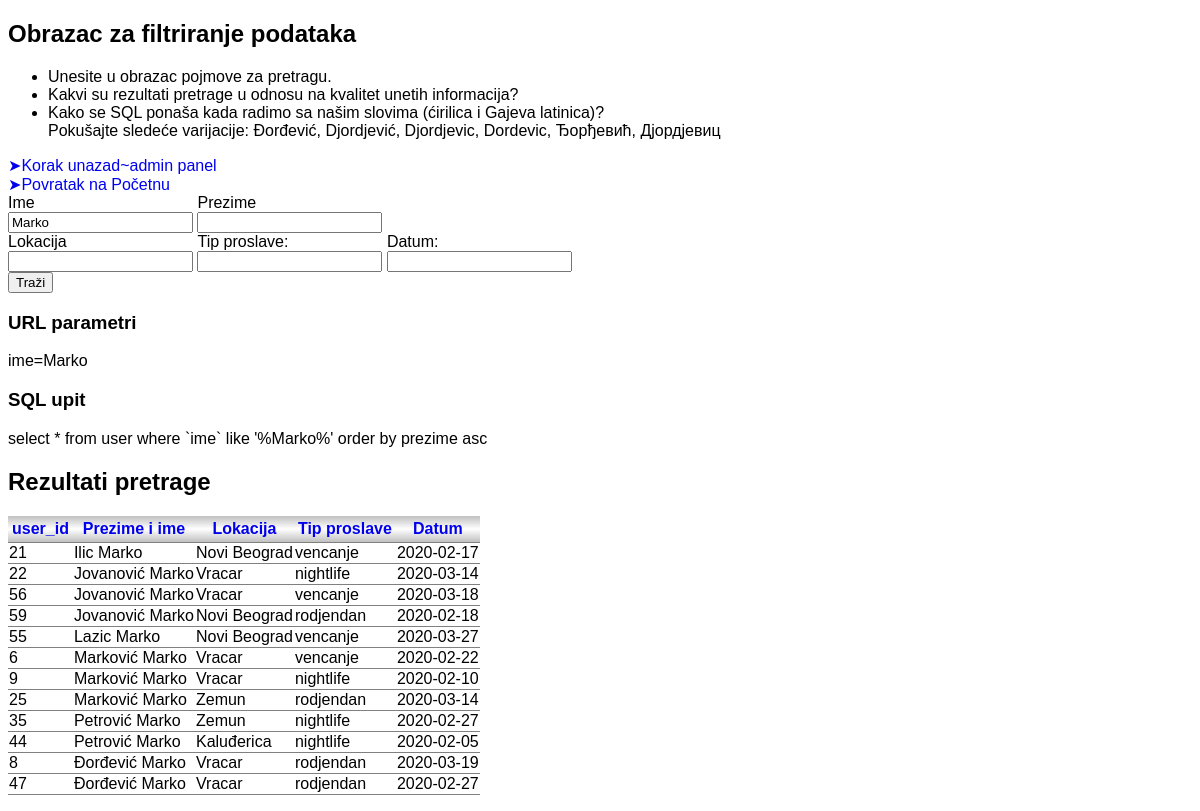
Screenshot of /login/filtriraj.php?ime=Marko with the database file from the repository.
### tables this page shows
CREATE TABLE `user`  (
  `user_id` int(10) UNSIGNED NOT NULL AUTO_INCREMENT,
  `ime` varchar(64) NOT NULL,
  `prezime` varchar(64) NOT NULL,
  `telefon` varchar(32) NOT NULL,
  `role_id` int(10) UNSIGNED NULL DEFAULT NULL,
  `tip_proslave` varchar(32) NULL DEFAULT '',
  `lokacija` varchar(128) NULL DEFAULT NULL,
  `datum` date NULL DEFAULT NULL,
  `vreme` time(0) NULL DEFAULT NULL,
  `zahtev` text NULL,
  `obrada` text NULL,
  PRIMARY KEY (`user_id`) USING BTREE
);

### login/filtriraj.php (the view, shortened to what this page needs)
<?php
$scriptname = basename(__FILE__);
$upit = preg_replace('#&?sort(?:field|order)=(?:\w*)#', '', $_SERVER['QUERY_STRING']);
$db = mysqli_connect("localhost","root","","foto_radnja");
mysqli_set_charset($db, 'utf8');
$sortfield = '';
$sortorder = '';
if ($_GET) {
	$sortfield = $_GET['sortfield'];
	$sortorder = $_GET['sortorder'];
}
$sql = "select * from user where %s %s";
$where = [];
foreach($_GET as $k => $v)
	if ($v != '')
		$where[] = "`$k` like '%$v%'";
switch($sortfield) {
	default:
		$sortfield = 'prezime';
		$sortorder = 'asc';
}
if ($sortfield) {
	$sort = "order by $sortfield $sortorder";
}
$sql = sprintf($sql, implode(' AND ', $where), $sort);
$result = mysqli_query($db, $sql);
$rezultat = [];
while($row = mysqli_fetch_assoc($result)) {
	$rezultat[] = $row;
}
$scriptpl = sprintf('./%s?%s', $scriptname, $upit);
$sorttpl = '&sortfield=%s&sortorder=%s';
?>
<!doctype html>
<html>
	<head>
		<link rel="stylesheet" href="./style.css">
	</head>
	<body>
		<h2>Obrazac za filtriranje podataka</h2>
		<ul>
			<li>Unesite u obrazac pojmove za pretragu.</li>
			<li>Kakvi su rezultati pretrage u odnosu na kvalitet unetih informacija?</li>
			<li>
				<p>Kako se SQL ponaša kada radimo sa našim slovima (ćirilica i Gajeva latinica)?</p>
				<p>Pokušajte sledeće varijacije: Đorđević, Djordjević, Djordjevic, Dordevic, Ђорђевић, Дјордјевиц</p>
			</li>
		</ul>
			<a href="./ulogovan.htm">&#10148;Korak unazad~admin panel</a><br>
			<a href="../">&#10148;Povratak na Početnu</a>
		<form method="get">
			<div>
				<label>Ime</label>
				<input type="text" name="ime" value="<?php echo $_GET['ime']; ?>">
			</div>
			<div>
				<label>Prezime</label>
				<input type="text" name="prezime" value="<?php echo $_GET['prezime']; ?>">
			</div>
			<br/>
			<div>
				<label>Lokacija</label>
				<input type="text" name="lokacija" value="<?php echo $_GET['lokacija']; ?>">
			</div>
			<div>
				<label>Tip proslave:</label>
				<input type="text" name="tip_proslave" value="<?php echo $_GET['tip_proslave']; ?>">
			</div>
			<div>
				<label>Datum:</label>
				<input type="text" name="datum" value="<?php echo $_GET['datum']; ?>">
			</div>
			<button type="submit">Traži</button>
		</form>
		<?php if ($upit): ?>
			<h3>URL parametri</h3>
			<div><?php echo $upit; ?></div>
			<h3>SQL upit</h3>
			<div><?php echo $sql; ?></div>
			<h2>Rezultati pretrage</h2>
		<?php endif; ?>
		<?php if (empty($rezultat)): ?>
			<div class="greska">Tabela je prazna. Pokrenite skriptu <b><a href="./generator-test-podataka.php">generator-test-podataka.php</a></b> i dobijene podatke ubacite u bazu.</div>
		<?php else: ?>
		<table>
		<tr>
			<th><a href="<?php echo $scriptpl . sprintf($sorttpl, 'user_id', $soid); ?>" class="<?php echo $soidclass; ?>">user_id</a></th>
			<th><a href="<?php echo $scriptpl . sprintf($sorttpl, 'prezime', $soprezime); ?>" class="<?php echo $soprezimeclass; ?>">Prezime i ime</a></th>
			<th><a href="<?php echo $scriptpl . sprintf($sorttpl, 'lokacija', $solokacija); ?>" class="<?php echo $solokacijaclass; ?>">Lokacija</a></th>
			<th><a href="<?php echo $scriptpl . sprintf($sorttpl, 'tip_proslave', $sotip_proslave); ?>" class="<?php echo $sotip_proslaveclass; ?>">Tip proslave</a></th>
			<th><a href="<?php echo $scriptpl . sprintf($sorttpl, 'datum', $sodatum); ?>" class="<?php echo $sodatumclass; ?>">Datum</a></th>
		</tr>
		<?php foreach($rezultat AS $r): ?>
			<tr>
				<td><?php echo $r['user_id']; ?></td>
				<td><?php echo "{$r['prezime']} {$r['ime']}"; ?></td>
				<td><?php echo "{$r['lokacija']}"; ?></td>
				<td><?php echo $r['tip_proslave']; ?></td>
				<td><?php echo $r['datum']; ?></td>
			</tr>
		<?php endforeach; ?>
		<?php endif; ?>
		</table>
	</body>
</html>

### login/style.css (style rules this page uses)
html, body, table { font-family: Arial; font-size: 12pt; }
label, button { display: block; }
table { border-collapse: collapse; margin: 1em 0; }
a { text-decoration: none; }
th { background-image: linear-gradient(silver, white, silver); padding: 0.25em; vertical-align: middle; }
td { border: 1px solid gray; border-left: none; border-right: none; }
form div { display: inline-block; }
ul { margin: 1em 0; }
p { margin: 0; }

### rows the page displays
user: user_id "21", prezime "Ilic", ime "Marko", lokacija "Novi Beograd", tip_proslave "vencanje", datum "2020-02-17"
user: user_id "22", prezime "Jovanović", ime "Marko", lokacija "Vracar", tip_proslave "nightlife", datum "2020-03-14"
user: user_id "56", prezime "Jovanović", ime "Marko", lokacija "Vracar", tip_proslave "vencanje", datum "2020-03-18"
user: user_id "59", prezime "Jovanović", ime "Marko", lokacija "Novi Beograd", tip_proslave "rodjendan", datum "2020-02-18"
user: user_id "55", prezime "Lazic", ime "Marko", lokacija "Novi Beograd", tip_proslave "vencanje", datum "2020-03-27"
user: user_id "6", prezime "Marković", ime "Marko", lokacija "Vracar", tip_proslave "vencanje", datum "2020-02-22"
user: user_id "9", prezime "Marković", ime "Marko", lokacija "Vracar", tip_proslave "nightlife", datum "2020-02-10"
user: user_id "25", prezime "Marković", ime "Marko", lokacija "Zemun", tip_proslave "rodjendan", datum "2020-03-14"
user: user_id "35", prezime "Petrović", ime "Marko", lokacija "Zemun", tip_proslave "nightlife", datum "2020-02-27"
user: user_id "44", prezime "Petrović", ime "Marko", lokacija "Kaluđerica", tip_proslave "nightlife", datum "2020-02-05"
user: user_id "8", prezime "Đorđević", ime "Marko", lokacija "Vracar", tip_proslave "rodjendan", datum "2020-03-19"
user: user_id "47", prezime "Đorđević", ime "Marko", lokacija "Vracar", tip_proslave "rodjendan", datum "2020-02-27"

### other values shown
$upit "ime=Marko"
$sql "select * from user where `ime` like '%Marko%' order by prezime asc"
